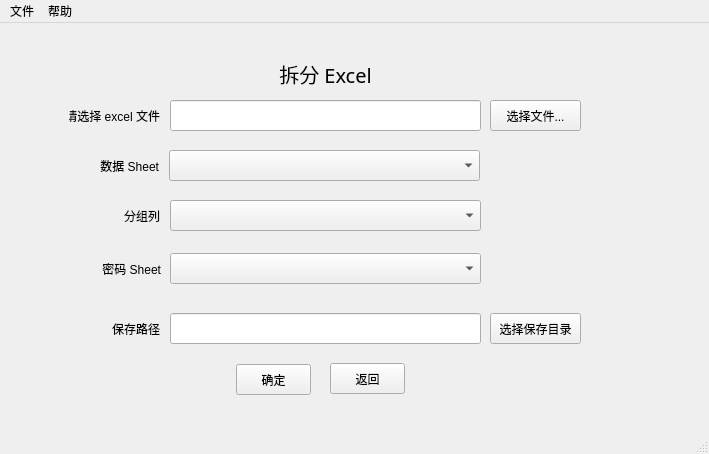
<?xml version="1.0" encoding="UTF-8"?>
<ui version="4.0">
 <class>SplitOnlyWindow</class>
 <widget class="QMainWindow" name="SplitOnlyWindow">
  <property name="geometry">
   <rect>
    <x>0</x>
    <y>0</y>
    <width>709</width>
    <height>454</height>
   </rect>
  </property>
  <property name="windowTitle">
   <string>拆分 Excel</string>
  </property>
  <widget class="QWidget" name="centralwidget">
   <widget class="QComboBox" name="groupByComboBox">
    <property name="geometry">
     <rect>
      <x>170</x>
      <y>177</y>
      <width>311</width>
      <height>31</height>
     </rect>
    </property>
   </widget>
   <widget class="QPushButton" name="savePathPushButton">
    <property name="geometry">
     <rect>
      <x>490</x>
      <y>290</y>
      <width>91</width>
      <height>31</height>
     </rect>
    </property>
    <property name="text">
     <string>选择保存目录</string>
    </property>
   </widget>
   <widget class="QLabel" name="dataSheetLabel">
    <property name="geometry">
     <rect>
      <x>68</x>
      <y>127</y>
      <width>91</width>
      <height>31</height>
     </rect>
    </property>
    <property name="text">
     <string>数据 Sheet</string>
    </property>
    <property name="alignment">
     <set>Qt::AlignRight|Qt::AlignTrailing|Qt::AlignVCenter</set>
    </property>
   </widget>
   <widget class="QLabel" name="savePathLabel">
    <property name="geometry">
     <rect>
      <x>69</x>
      <y>290</y>
      <width>91</width>
      <height>31</height>
     </rect>
    </property>
    <property name="text">
     <string>保存路径</string>
    </property>
    <property name="alignment">
     <set>Qt::AlignRight|Qt::AlignTrailing|Qt::AlignVCenter</set>
    </property>
   </widget>
   <widget class="QComboBox" name="dataComboBox">
    <property name="geometry">
     <rect>
      <x>169</x>
      <y>127</y>
      <width>311</width>
      <height>31</height>
     </rect>
    </property>
   </widget>
   <widget class="QLabel" name="selectFileLabel">
    <property name="geometry">
     <rect>
      <x>69</x>
      <y>77</y>
      <width>91</width>
      <height>31</height>
     </rect>
    </property>
    <property name="text">
     <string>请选择 excel 文件</string>
    </property>
    <property name="alignment">
     <set>Qt::AlignRight|Qt::AlignTrailing|Qt::AlignVCenter</set>
    </property>
   </widget>
   <widget class="QLabel" name="titleLabel">
    <property name="geometry">
     <rect>
      <x>170</x>
      <y>30</y>
      <width>311</width>
      <height>41</height>
     </rect>
    </property>
    <property name="font">
     <font>
      <family>Microsoft YaHei</family>
      <pointsize>15</pointsize>
      <weight>50</weight>
      <italic>false</italic>
      <bold>false</bold>
     </font>
    </property>
    <property name="text">
     <string>拆分 Excel</string>
    </property>
    <property name="alignment">
     <set>Qt::AlignCenter</set>
    </property>
   </widget>
   <widget class="QLineEdit" name="savePathLineEdit">
    <property name="geometry">
     <rect>
      <x>170</x>
      <y>290</y>
      <width>311</width>
      <height>31</height>
     </rect>
    </property>
   </widget>
   <widget class="QLineEdit" name="xlsObjLineEdit">
    <property name="geometry">
     <rect>
      <x>170</x>
      <y>77</y>
      <width>311</width>
      <height>31</height>
     </rect>
    </property>
   </widget>
   <widget class="QLabel" name="logoLabel">
    <property name="geometry">
     <rect>
      <x>80</x>
      <y>20</y>
      <width>81</width>
      <height>41</height>
     </rect>
    </property>
    <property name="styleSheet">
     <string notr="true">image: url(:/images/DDMC.PNG);</string>
    </property>
    <property name="text">
     <string/>
    </property>
   </widget>
   <widget class="QLabel" name="groupFieldLabel">
    <property name="geometry">
     <rect>
      <x>69</x>
      <y>177</y>
      <width>91</width>
      <height>31</height>
     </rect>
    </property>
    <property name="text">
     <string>分组列</string>
    </property>
    <property name="alignment">
     <set>Qt::AlignRight|Qt::AlignTrailing|Qt::AlignVCenter</set>
    </property>
   </widget>
   <widget class="QPushButton" name="selectFilePushButton">
    <property name="geometry">
     <rect>
      <x>490</x>
      <y>77</y>
      <width>91</width>
      <height>31</height>
     </rect>
    </property>
    <property name="text">
     <string>选择文件...</string>
    </property>
   </widget>
   <widget class="QPushButton" name="gobackPushButton">
    <property name="geometry">
     <rect>
      <x>330</x>
      <y>340</y>
      <width>75</width>
      <height>31</height>
     </rect>
    </property>
    <property name="text">
     <string>返回</string>
    </property>
   </widget>
   <widget class="QPushButton" name="splitOnlySubmitPushButton">
    <property name="geometry">
     <rect>
      <x>236</x>
      <y>341</y>
      <width>75</width>
      <height>31</height>
     </rect>
    </property>
    <property name="text">
     <string>确定</string>
    </property>
   </widget>
   <widget class="QLabel" name="passwordLabel">
    <property name="geometry">
     <rect>
      <x>70</x>
      <y>230</y>
      <width>91</width>
      <height>31</height>
     </rect>
    </property>
    <property name="text">
     <string>密码 Sheet</string>
    </property>
    <property name="alignment">
     <set>Qt::AlignRight|Qt::AlignTrailing|Qt::AlignVCenter</set>
    </property>
   </widget>
   <widget class="QComboBox" name="passwordComboBox">
    <property name="geometry">
     <rect>
      <x>170</x>
      <y>230</y>
      <width>311</width>
      <height>31</height>
     </rect>
    </property>
   </widget>
  </widget>
  <widget class="QMenuBar" name="menubar">
   <property name="geometry">
    <rect>
     <x>0</x>
     <y>0</y>
     <width>709</width>
     <height>23</height>
    </rect>
   </property>
   <widget class="QMenu" name="menuFile">
    <property name="title">
     <string>文件</string>
    </property>
    <addaction name="actionConfig_Setting"/>
   </widget>
   <widget class="QMenu" name="menuHelp">
    <property name="title">
     <string>帮助</string>
    </property>
    <addaction name="actionAbout"/>
    <addaction name="actionCheckUpdate"/>
    <addaction name="actionReportBug"/>
    <addaction name="actionSuggest"/>
   </widget>
   <addaction name="menuFile"/>
   <addaction name="menuHelp"/>
  </widget>
  <widget class="QStatusBar" name="statusbar"/>
  <action name="actionConfig_Setting">
   <property name="text">
    <string>配置项设置</string>
   </property>
  </action>
  <action name="actionAbout">
   <property name="text">
    <string>关于</string>
   </property>
  </action>
  <action name="actionCheckUpdate">
   <property name="text">
    <string>检查更新</string>
   </property>
  </action>
  <action name="actionReportBug">
   <property name="text">
    <string>提交 bug</string>
   </property>
  </action>
  <action name="actionSuggest">
   <property name="text">
    <string>建议</string>
   </property>
  </action>
 </widget>
 <resources/>
 <connections/>
</ui>
